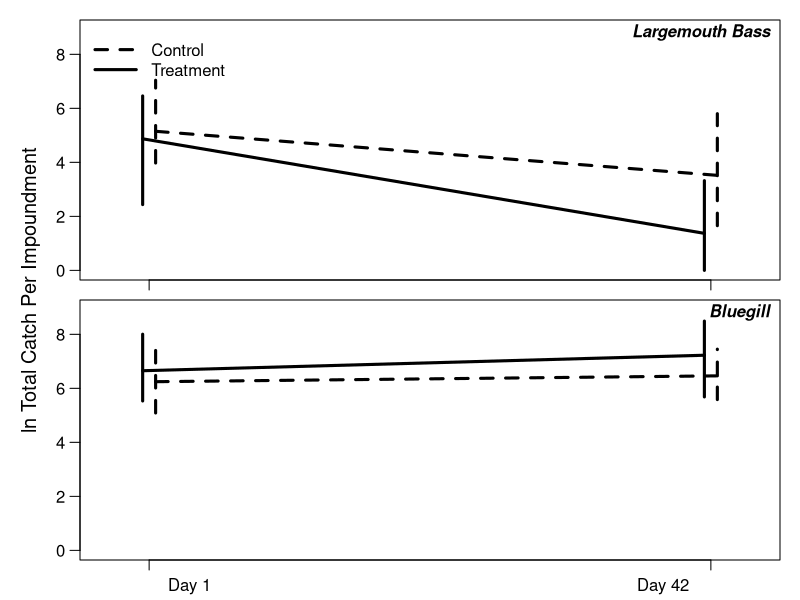

Generate this figure with R:
# bass
dat = read.csv("data/lmb_seine.csv", stringsAsFactors = F)

datsub = dat[dat$period %in% c("before", "followup") & dat$event %in% c(1,3),]
unique(datsub$event)
unique(datsub$period)

df = aggregate(datsub['count'], list(lake = datsub$lake, period = datsub$period, 
                                     type = datsub$type, event = datsub$event, 
                                     year = datsub$year, size = datsub$size_class), sum)
df$count = log(df$count + 1)

df$period = as.factor(df$period); df$period = relevel(df$period, ref = "before")
sml_mean = with(subset(df, size == "small"), tapply(count, list(period, type), mean))
sml_lwr = with(subset(df, size == "small"), tapply(count, list(period, type), function(x) quantile(x, 0.025)))
sml_upr = with(subset(df, size == "small"), tapply(count, list(period, type), function(x) quantile(x, 0.975)))

#bluegill 
bluedat = read.csv("data/blue_seine.csv", stringsAsFactors = F)

bluedatsub = bluedat[bluedat$period %in% c("before", "followup") & bluedat$event %in% c(1,3),]
unique(bluedatsub$event)
unique(bluedatsub$period)

bluedf = aggregate(bluedatsub['count'], list(lake = bluedatsub$lake, period = bluedatsub$period, 
                                     type = bluedatsub$type, event = bluedatsub$event, 
                                     year = bluedatsub$year, size = bluedatsub$size_class), sum)
bluedf$count = log(bluedf$count)
bluedf$period = as.factor(bluedf$period); bluedf$period = relevel(bluedf$period, ref = "before")
blue_mean = with(subset(bluedf, size == "small"), tapply(count, list(period, type), mean))
blue_lwr = with(subset(bluedf, size == "small"), tapply(count, list(period, type), function(x) quantile(x, 0.1)))
blue_upr = with(subset(bluedf, size == "small"), tapply(count, list(period, type), function(x) quantile(x, 0.9)))


ppi = 600
x = c(0.85,2.15)
xc = x + 0.015
xt = x - 0.015
png("writing/figures/day1_42_log_small.png", h = 7 * ppi, w = 4 * ppi, res = ppi)
par(mfrow = c(2,1), mar = c(0.5,1,0.5,1), oma = c(1.5,3,0.5,0), 
    cex.axis = 1, cex.lab = 1.2, mgp = c(1,0.75,0))

# bass
plot(x = 1, y = 1, type = "n", xlab = "", ylab = "", xlim = c(0.75,2.25), 
     ylim = range(sml_lwr, sml_upr, blue_lwr, blue_upr) * c(1, 1.05), las = 1, xaxt = "n")    
usr = par("usr"); xdiff = usr[2] - usr[1]; ydiff = usr[4] - usr[3]
points(sml_mean[,"control"] ~ xc, type = "l", pch = 16, lwd = 3, cex = 1.2, lty = 2)
points(sml_mean[,"treat"] ~ xt, type = "l", pch = 16, lwd = 3, cex = 1.2)
arrows(xc, sml_lwr[,"control"], xc, sml_upr[,"control"], length = 0, lwd = 3, lty = 2)
arrows(xt, sml_lwr[,"treat"], xt, sml_upr[,"treat"], length = 0, lwd = 3)
axis(side = 1, at = x, labels = rep("", 2))
legend(usr[1], usr[4] + usr[3], legend = c("Control", "Treatment"), seg.len = c(2.75,2.75),
       bty = "n", lty = c(2,1), lwd = c(3,3))
text(x = usr[2] - xdiff * 0, y = usr[4] - ydiff * 0.05, pos = 2, "Largemouth Bass", font = 4)

# bluegill
plot(x = 1, y = 1, type = "n", xlab = "", ylab = "", xlim = c(0.75,2.25), 
     ylim = range(sml_lwr, sml_upr, blue_lwr, blue_upr) * c(1, 1.05), las = 1, xaxt = "n")    
usr = par("usr"); xdiff = usr[2] - usr[1]; ydiff = usr[4] - usr[3]
points(blue_mean[,"control"] ~ xc, type = "l", pch = 16, lwd = 3, cex = 1.2, lty = 2)
points(blue_mean[,"treat"] ~ xt, type = "l", pch = 16, lwd = 3, cex = 1.2)
arrows(xc, blue_lwr[,"control"], xc, blue_upr[,"control"], length = 0, lwd = 3, lty = 2)
arrows(xt, blue_lwr[,"treat"], xt, blue_upr[,"treat"], length = 0, lwd = 3)
axis(side = 1, at = x, labels = rep("", 2))
text(x = usr[2] - xdiff * 0, y = usr[4] - ydiff * 0.05, pos = 2, "Bluegill", font = 4)
mtext(side = 2, outer = T, "ln Total Catch Per Impoundment", line = 1, cex = 1.2)                                                       
mtext(side = 1, at = c(0.175,0.815), line = 0.25, outer = T, 
      text = c("Day 1", "Day 42"), xpd = T, cex = 1)

dev.off()